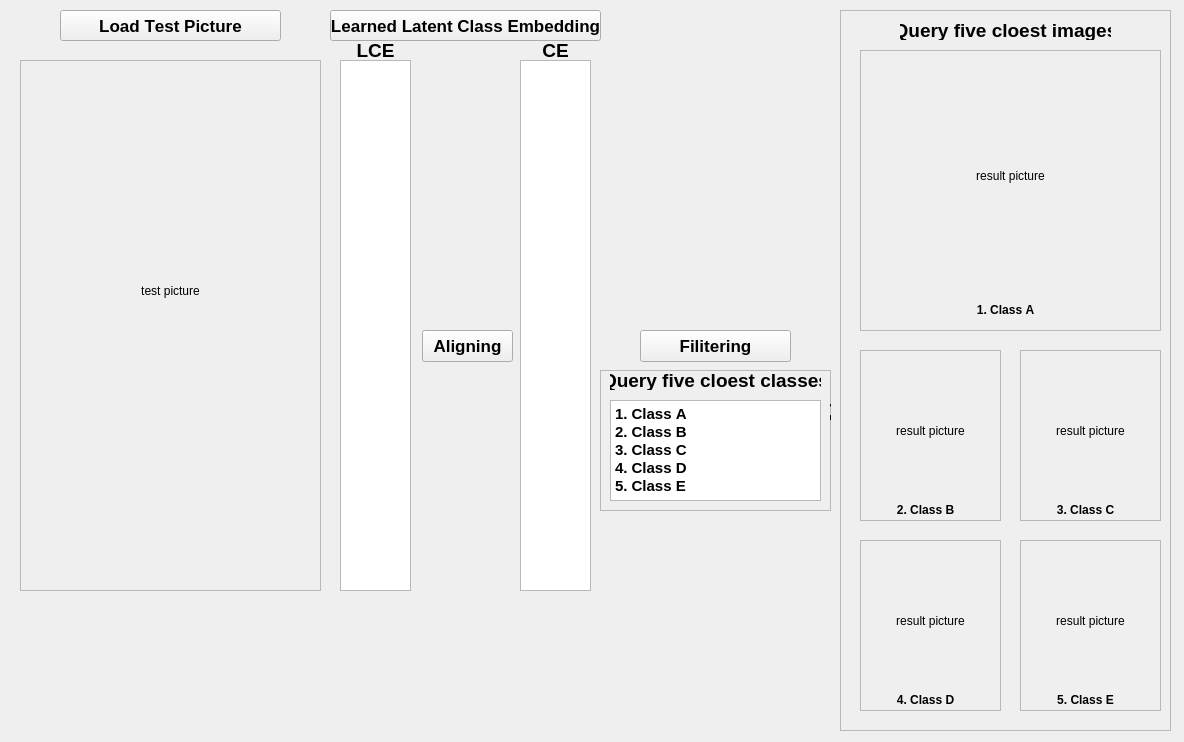
<?xml version="1.0" encoding="UTF-8"?>
<ui version="4.0">
 <class>MainWindow</class>
 <widget class="QMainWindow" name="MainWindow">
  <property name="geometry">
   <rect>
    <x>0</x>
    <y>0</y>
    <width>1184</width>
    <height>742</height>
   </rect>
  </property>
  <property name="font">
   <font>
    <kerning>false</kerning>
   </font>
  </property>
  <property name="windowTitle">
   <string>DEMO</string>
  </property>
  <widget class="QWidget" name="centralwidget">
   <widget class="QFrame" name="frame">
    <property name="geometry">
     <rect>
      <x>20</x>
      <y>60</y>
      <width>301</width>
      <height>531</height>
     </rect>
    </property>
    <property name="frameShape">
     <enum>QFrame::StyledPanel</enum>
    </property>
    <property name="frameShadow">
     <enum>QFrame::Raised</enum>
    </property>
    <widget class="QLabel" name="label">
     <property name="geometry">
      <rect>
       <x>10</x>
       <y>80</y>
       <width>281</width>
       <height>301</height>
      </rect>
     </property>
     <property name="layoutDirection">
      <enum>Qt::LeftToRight</enum>
     </property>
     <property name="text">
      <string>test picture</string>
     </property>
     <property name="alignment">
      <set>Qt::AlignCenter</set>
     </property>
    </widget>
   </widget>
   <widget class="QPushButton" name="pushButton_2">
    <property name="geometry">
     <rect>
      <x>330</x>
      <y>10</y>
      <width>271</width>
      <height>31</height>
     </rect>
    </property>
    <property name="font">
     <font>
      <pointsize>13</pointsize>
      <weight>75</weight>
      <bold>true</bold>
     </font>
    </property>
    <property name="focusPolicy">
     <enum>Qt::NoFocus</enum>
    </property>
    <property name="text">
     <string>Learned Latent Class Embedding</string>
    </property>
   </widget>
   <widget class="QPushButton" name="pushButton">
    <property name="geometry">
     <rect>
      <x>60</x>
      <y>10</y>
      <width>221</width>
      <height>31</height>
     </rect>
    </property>
    <property name="font">
     <font>
      <pointsize>13</pointsize>
      <weight>75</weight>
      <bold>true</bold>
     </font>
    </property>
    <property name="focusPolicy">
     <enum>Qt::NoFocus</enum>
    </property>
    <property name="text">
     <string>Load Test Picture</string>
    </property>
   </widget>
   <widget class="QPushButton" name="pushButton_3">
    <property name="geometry">
     <rect>
      <x>422</x>
      <y>330</y>
      <width>91</width>
      <height>32</height>
     </rect>
    </property>
    <property name="font">
     <font>
      <pointsize>13</pointsize>
      <weight>75</weight>
      <bold>true</bold>
     </font>
    </property>
    <property name="text">
     <string>Aligning</string>
    </property>
   </widget>
   <widget class="QPushButton" name="pushButton_4">
    <property name="geometry">
     <rect>
      <x>640</x>
      <y>330</y>
      <width>151</width>
      <height>32</height>
     </rect>
    </property>
    <property name="font">
     <font>
      <pointsize>13</pointsize>
      <weight>75</weight>
      <bold>true</bold>
     </font>
    </property>
    <property name="text">
     <string>Filitering</string>
    </property>
   </widget>
   <widget class="QLabel" name="label_3">
    <property name="geometry">
     <rect>
      <x>350</x>
      <y>40</y>
      <width>51</width>
      <height>20</height>
     </rect>
    </property>
    <property name="font">
     <font>
      <pointsize>14</pointsize>
      <weight>75</weight>
      <bold>true</bold>
      <underline>false</underline>
     </font>
    </property>
    <property name="text">
     <string>LCE</string>
    </property>
    <property name="alignment">
     <set>Qt::AlignCenter</set>
    </property>
   </widget>
   <widget class="QLabel" name="label_4">
    <property name="geometry">
     <rect>
      <x>530</x>
      <y>40</y>
      <width>51</width>
      <height>20</height>
     </rect>
    </property>
    <property name="font">
     <font>
      <pointsize>14</pointsize>
      <weight>75</weight>
      <bold>true</bold>
     </font>
    </property>
    <property name="text">
     <string>CE</string>
    </property>
    <property name="alignment">
     <set>Qt::AlignCenter</set>
    </property>
   </widget>
   <widget class="QFrame" name="frame_2">
    <property name="geometry">
     <rect>
      <x>600</x>
      <y>370</y>
      <width>231</width>
      <height>141</height>
     </rect>
    </property>
    <property name="frameShape">
     <enum>QFrame::StyledPanel</enum>
    </property>
    <property name="frameShadow">
     <enum>QFrame::Raised</enum>
    </property>
    <widget class="QTextBrowser" name="textBrowser_3">
     <property name="geometry">
      <rect>
       <x>10</x>
       <y>30</y>
       <width>211</width>
       <height>101</height>
      </rect>
     </property>
     <property name="html">
      <string>&lt;!DOCTYPE HTML PUBLIC &quot;-//W3C//DTD HTML 4.0//EN&quot; &quot;http://www.w3.org/TR/REC-html40/strict.dtd&quot;&gt;
&lt;html&gt;&lt;head&gt;&lt;meta name=&quot;qrichtext&quot; content=&quot;1&quot; /&gt;&lt;style type=&quot;text/css&quot;&gt;
p, li { white-space: pre-wrap; }
&lt;/style&gt;&lt;/head&gt;&lt;body style=&quot; font-family:'.AppleSystemUIFont'; font-size:13pt; font-weight:400; font-style:normal;&quot;&gt;
&lt;p style=&quot; margin-top:0px; margin-bottom:0px; margin-left:0px; margin-right:0px; -qt-block-indent:0; text-indent:0px;&quot;&gt;&lt;span style=&quot; font-size:11pt; font-weight:600;&quot;&gt;1. Class A&lt;/span&gt;&lt;/p&gt;
&lt;p style=&quot; margin-top:0px; margin-bottom:0px; margin-left:0px; margin-right:0px; -qt-block-indent:0; text-indent:0px;&quot;&gt;&lt;span style=&quot; font-size:11pt; font-weight:600;&quot;&gt;2. Class B&lt;/span&gt;&lt;/p&gt;
&lt;p style=&quot; margin-top:0px; margin-bottom:0px; margin-left:0px; margin-right:0px; -qt-block-indent:0; text-indent:0px;&quot;&gt;&lt;span style=&quot; font-size:11pt; font-weight:600;&quot;&gt;3. Class C&lt;/span&gt;&lt;/p&gt;
&lt;p style=&quot; margin-top:0px; margin-bottom:0px; margin-left:0px; margin-right:0px; -qt-block-indent:0; text-indent:0px;&quot;&gt;&lt;span style=&quot; font-size:11pt; font-weight:600;&quot;&gt;4. Class D&lt;/span&gt;&lt;/p&gt;
&lt;p style=&quot; margin-top:0px; margin-bottom:0px; margin-left:0px; margin-right:0px; -qt-block-indent:0; text-indent:0px;&quot;&gt;&lt;span style=&quot; font-size:11pt; font-weight:600;&quot;&gt;5. Class E&lt;/span&gt;&lt;/p&gt;&lt;/body&gt;&lt;/html&gt;</string>
     </property>
    </widget>
    <widget class="QLabel" name="label_9">
     <property name="geometry">
      <rect>
       <x>10</x>
       <y>0</y>
       <width>211</width>
       <height>20</height>
      </rect>
     </property>
     <property name="font">
      <font>
       <pointsize>14</pointsize>
       <weight>75</weight>
       <bold>true</bold>
      </font>
     </property>
     <property name="text">
      <string>Query five cloest classes</string>
     </property>
     <property name="alignment">
      <set>Qt::AlignCenter</set>
     </property>
    </widget>
    <widget class="QLabel" name="label_10">
     <property name="geometry">
      <rect>
       <x>230</x>
       <y>30</y>
       <width>211</width>
       <height>20</height>
      </rect>
     </property>
     <property name="font">
      <font>
       <pointsize>14</pointsize>
       <weight>75</weight>
       <bold>true</bold>
      </font>
     </property>
     <property name="text">
      <string>Query five cloest classes</string>
     </property>
     <property name="alignment">
      <set>Qt::AlignCenter</set>
     </property>
    </widget>
   </widget>
   <widget class="QFrame" name="frame_4">
    <property name="geometry">
     <rect>
      <x>840</x>
      <y>10</y>
      <width>331</width>
      <height>721</height>
     </rect>
    </property>
    <property name="frameShape">
     <enum>QFrame::StyledPanel</enum>
    </property>
    <property name="frameShadow">
     <enum>QFrame::Raised</enum>
    </property>
    <widget class="QFrame" name="frame_7">
     <property name="geometry">
      <rect>
       <x>20</x>
       <y>40</y>
       <width>301</width>
       <height>281</height>
      </rect>
     </property>
     <property name="frameShape">
      <enum>QFrame::StyledPanel</enum>
     </property>
     <property name="frameShadow">
      <enum>QFrame::Raised</enum>
     </property>
     <widget class="QLabel" name="label_12">
      <property name="geometry">
       <rect>
        <x>30</x>
        <y>10</y>
        <width>241</width>
        <height>231</height>
       </rect>
      </property>
      <property name="layoutDirection">
       <enum>Qt::LeftToRight</enum>
      </property>
      <property name="text">
       <string>result picture</string>
      </property>
      <property name="alignment">
       <set>Qt::AlignCenter</set>
      </property>
     </widget>
     <widget class="QLabel" name="label_2">
      <property name="geometry">
       <rect>
        <x>90</x>
        <y>250</y>
        <width>111</width>
        <height>20</height>
       </rect>
      </property>
      <property name="font">
       <font>
        <weight>75</weight>
        <bold>true</bold>
       </font>
      </property>
      <property name="text">
       <string>1. Class A</string>
      </property>
      <property name="alignment">
       <set>Qt::AlignCenter</set>
      </property>
     </widget>
    </widget>
    <widget class="QFrame" name="frame_8">
     <property name="geometry">
      <rect>
       <x>20</x>
       <y>340</y>
       <width>141</width>
       <height>171</height>
      </rect>
     </property>
     <property name="frameShape">
      <enum>QFrame::StyledPanel</enum>
     </property>
     <property name="frameShadow">
      <enum>QFrame::Raised</enum>
     </property>
     <widget class="QLabel" name="label_14">
      <property name="geometry">
       <rect>
        <x>10</x>
        <y>20</y>
        <width>121</width>
        <height>121</height>
       </rect>
      </property>
      <property name="layoutDirection">
       <enum>Qt::LeftToRight</enum>
      </property>
      <property name="text">
       <string>result picture</string>
      </property>
      <property name="alignment">
       <set>Qt::AlignCenter</set>
      </property>
     </widget>
     <widget class="QLabel" name="label_5">
      <property name="geometry">
       <rect>
        <x>10</x>
        <y>150</y>
        <width>111</width>
        <height>20</height>
       </rect>
      </property>
      <property name="font">
       <font>
        <weight>75</weight>
        <bold>true</bold>
       </font>
      </property>
      <property name="text">
       <string>2. Class B</string>
      </property>
      <property name="alignment">
       <set>Qt::AlignCenter</set>
      </property>
     </widget>
    </widget>
    <widget class="QFrame" name="frame_9">
     <property name="geometry">
      <rect>
       <x>180</x>
       <y>340</y>
       <width>141</width>
       <height>171</height>
      </rect>
     </property>
     <property name="frameShape">
      <enum>QFrame::StyledPanel</enum>
     </property>
     <property name="frameShadow">
      <enum>QFrame::Raised</enum>
     </property>
     <widget class="QLabel" name="label_15">
      <property name="geometry">
       <rect>
        <x>10</x>
        <y>20</y>
        <width>121</width>
        <height>121</height>
       </rect>
      </property>
      <property name="layoutDirection">
       <enum>Qt::LeftToRight</enum>
      </property>
      <property name="text">
       <string>result picture</string>
      </property>
      <property name="alignment">
       <set>Qt::AlignCenter</set>
      </property>
     </widget>
     <widget class="QLabel" name="label_6">
      <property name="geometry">
       <rect>
        <x>10</x>
        <y>150</y>
        <width>111</width>
        <height>20</height>
       </rect>
      </property>
      <property name="font">
       <font>
        <weight>75</weight>
        <bold>true</bold>
       </font>
      </property>
      <property name="text">
       <string>3. Class C</string>
      </property>
      <property name="alignment">
       <set>Qt::AlignCenter</set>
      </property>
     </widget>
    </widget>
    <widget class="QFrame" name="frame_11">
     <property name="geometry">
      <rect>
       <x>180</x>
       <y>530</y>
       <width>141</width>
       <height>171</height>
      </rect>
     </property>
     <property name="frameShape">
      <enum>QFrame::StyledPanel</enum>
     </property>
     <property name="frameShadow">
      <enum>QFrame::Raised</enum>
     </property>
     <widget class="QLabel" name="label_17">
      <property name="geometry">
       <rect>
        <x>10</x>
        <y>20</y>
        <width>121</width>
        <height>121</height>
       </rect>
      </property>
      <property name="layoutDirection">
       <enum>Qt::LeftToRight</enum>
      </property>
      <property name="text">
       <string>result picture</string>
      </property>
      <property name="alignment">
       <set>Qt::AlignCenter</set>
      </property>
     </widget>
     <widget class="QLabel" name="label_8">
      <property name="geometry">
       <rect>
        <x>10</x>
        <y>150</y>
        <width>111</width>
        <height>20</height>
       </rect>
      </property>
      <property name="font">
       <font>
        <weight>75</weight>
        <bold>true</bold>
       </font>
      </property>
      <property name="text">
       <string>5. Class E</string>
      </property>
      <property name="alignment">
       <set>Qt::AlignCenter</set>
      </property>
     </widget>
    </widget>
    <widget class="QFrame" name="frame_10">
     <property name="geometry">
      <rect>
       <x>20</x>
       <y>530</y>
       <width>141</width>
       <height>171</height>
      </rect>
     </property>
     <property name="frameShape">
      <enum>QFrame::StyledPanel</enum>
     </property>
     <property name="frameShadow">
      <enum>QFrame::Raised</enum>
     </property>
     <widget class="QLabel" name="label_16">
      <property name="geometry">
       <rect>
        <x>10</x>
        <y>20</y>
        <width>121</width>
        <height>121</height>
       </rect>
      </property>
      <property name="layoutDirection">
       <enum>Qt::LeftToRight</enum>
      </property>
      <property name="text">
       <string>result picture</string>
      </property>
      <property name="alignment">
       <set>Qt::AlignCenter</set>
      </property>
     </widget>
     <widget class="QLabel" name="label_7">
      <property name="geometry">
       <rect>
        <x>10</x>
        <y>150</y>
        <width>111</width>
        <height>20</height>
       </rect>
      </property>
      <property name="font">
       <font>
        <weight>75</weight>
        <bold>true</bold>
       </font>
      </property>
      <property name="text">
       <string>4. Class D</string>
      </property>
      <property name="alignment">
       <set>Qt::AlignCenter</set>
      </property>
     </widget>
    </widget>
    <widget class="QLabel" name="label_11">
     <property name="geometry">
      <rect>
       <x>60</x>
       <y>10</y>
       <width>211</width>
       <height>20</height>
      </rect>
     </property>
     <property name="font">
      <font>
       <pointsize>14</pointsize>
       <weight>75</weight>
       <bold>true</bold>
      </font>
     </property>
     <property name="text">
      <string>Query five cloest images</string>
     </property>
     <property name="alignment">
      <set>Qt::AlignCenter</set>
     </property>
    </widget>
   </widget>
   <widget class="QTextBrowser" name="textBrowser">
    <property name="geometry">
     <rect>
      <x>340</x>
      <y>60</y>
      <width>71</width>
      <height>531</height>
     </rect>
    </property>
    <property name="html">
     <string>&lt;!DOCTYPE HTML PUBLIC &quot;-//W3C//DTD HTML 4.0//EN&quot; &quot;http://www.w3.org/TR/REC-html40/strict.dtd&quot;&gt;
&lt;html&gt;&lt;head&gt;&lt;meta name=&quot;qrichtext&quot; content=&quot;1&quot; /&gt;&lt;style type=&quot;text/css&quot;&gt;
p, li { white-space: pre-wrap; }
&lt;/style&gt;&lt;/head&gt;&lt;body style=&quot; font-family:'.AppleSystemUIFont'; font-size:13pt; font-weight:400; font-style:normal;&quot;&gt;
&lt;p align=&quot;center&quot; style=&quot;-qt-paragraph-type:empty; margin-top:0px; margin-bottom:0px; margin-left:0px; margin-right:0px; -qt-block-indent:0; text-indent:0px;&quot;&gt;&lt;br /&gt;&lt;/p&gt;&lt;/body&gt;&lt;/html&gt;</string>
    </property>
   </widget>
   <widget class="QTextBrowser" name="textBrowser_2">
    <property name="geometry">
     <rect>
      <x>520</x>
      <y>60</y>
      <width>71</width>
      <height>531</height>
     </rect>
    </property>
    <property name="html">
     <string>&lt;!DOCTYPE HTML PUBLIC &quot;-//W3C//DTD HTML 4.0//EN&quot; &quot;http://www.w3.org/TR/REC-html40/strict.dtd&quot;&gt;
&lt;html&gt;&lt;head&gt;&lt;meta name=&quot;qrichtext&quot; content=&quot;1&quot; /&gt;&lt;style type=&quot;text/css&quot;&gt;
p, li { white-space: pre-wrap; }
&lt;/style&gt;&lt;/head&gt;&lt;body style=&quot; font-family:'.AppleSystemUIFont'; font-size:13pt; font-weight:400; font-style:normal;&quot;&gt;
&lt;p align=&quot;center&quot; style=&quot;-qt-paragraph-type:empty; margin-top:0px; margin-bottom:0px; margin-left:0px; margin-right:0px; -qt-block-indent:0; text-indent:0px;&quot;&gt;&lt;br /&gt;&lt;/p&gt;&lt;/body&gt;&lt;/html&gt;</string>
    </property>
   </widget>
  </widget>
 </widget>
 <resources/>
 <connections/>
</ui>
